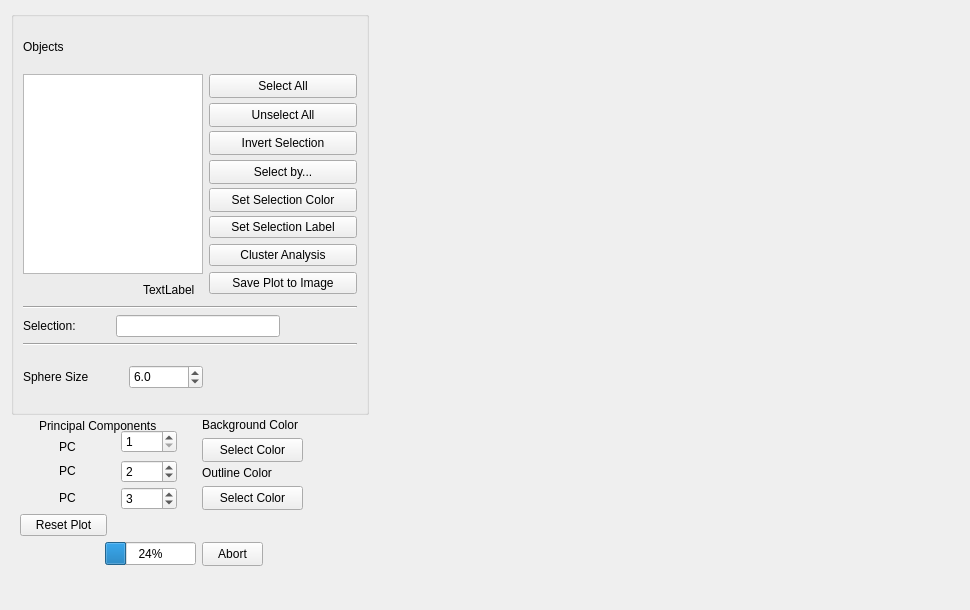
<?xml version="1.0" encoding="UTF-8"?>
<ui version="4.0">
 <class>ScatterPlot3D</class>
 <widget class="QWidget" name="ScatterPlot3D">
  <property name="geometry">
   <rect>
    <x>0</x>
    <y>0</y>
    <width>970</width>
    <height>610</height>
   </rect>
  </property>
  <property name="minimumSize">
   <size>
    <width>970</width>
    <height>610</height>
   </size>
  </property>
  <property name="windowTitle">
   <string>3D Plot</string>
  </property>
  <layout class="QGridLayout" name="gridLayout_13">
   <item row="0" column="0">
    <layout class="QGridLayout" name="gridLayout_12">
     <item row="0" column="0">
      <widget class="QGroupBox" name="groupBox">
       <property name="minimumSize">
        <size>
         <width>358</width>
         <height>404</height>
        </size>
       </property>
       <property name="maximumSize">
        <size>
         <width>358</width>
         <height>404</height>
        </size>
       </property>
       <layout class="QGridLayout" name="gridLayout_8">
        <item row="0" column="0">
         <layout class="QGridLayout" name="gridLayout_7">
          <item row="0" column="0">
           <widget class="QLabel" name="label_6">
            <property name="minimumSize">
             <size>
              <width>20</width>
              <height>15</height>
             </size>
            </property>
            <property name="maximumSize">
             <size>
              <width>121</width>
              <height>15</height>
             </size>
            </property>
            <property name="text">
             <string>Objects</string>
            </property>
           </widget>
          </item>
         </layout>
        </item>
        <item row="2" column="3">
         <spacer name="verticalSpacer">
          <property name="orientation">
           <enum>Qt::Vertical</enum>
          </property>
          <property name="sizeHint" stdset="0">
           <size>
            <width>20</width>
            <height>66</height>
           </size>
          </property>
         </spacer>
        </item>
        <item row="1" column="2" colspan="2">
         <layout class="QGridLayout" name="gridLayout_4">
          <item row="0" column="0">
           <widget class="QPushButton" name="buttonSelectAll">
            <property name="minimumSize">
             <size>
              <width>148</width>
              <height>24</height>
             </size>
            </property>
            <property name="maximumSize">
             <size>
              <width>148</width>
              <height>24</height>
             </size>
            </property>
            <property name="font">
             <font>
              <weight>50</weight>
              <bold>false</bold>
             </font>
            </property>
            <property name="text">
             <string>Select All</string>
            </property>
           </widget>
          </item>
          <item row="3" column="0">
           <widget class="QPushButton" name="buttonSelectBy">
            <property name="minimumSize">
             <size>
              <width>148</width>
              <height>24</height>
             </size>
            </property>
            <property name="maximumSize">
             <size>
              <width>148</width>
              <height>24</height>
             </size>
            </property>
            <property name="font">
             <font>
              <weight>50</weight>
              <bold>false</bold>
             </font>
            </property>
            <property name="text">
             <string>Select by...</string>
            </property>
           </widget>
          </item>
          <item row="1" column="0">
           <widget class="QPushButton" name="buttonUnselectAll">
            <property name="minimumSize">
             <size>
              <width>148</width>
              <height>24</height>
             </size>
            </property>
            <property name="maximumSize">
             <size>
              <width>148</width>
              <height>24</height>
             </size>
            </property>
            <property name="font">
             <font>
              <weight>50</weight>
              <bold>false</bold>
             </font>
            </property>
            <property name="text">
             <string>Unselect All</string>
            </property>
           </widget>
          </item>
          <item row="5" column="0">
           <widget class="QPushButton" name="buttonSetSelectionLabel">
            <property name="maximumSize">
             <size>
              <width>149</width>
              <height>24</height>
             </size>
            </property>
            <property name="text">
             <string>Set Selection Label</string>
            </property>
           </widget>
          </item>
          <item row="4" column="0">
           <widget class="QPushButton" name="buttonSetSelectionStyle">
            <property name="minimumSize">
             <size>
              <width>148</width>
              <height>24</height>
             </size>
            </property>
            <property name="maximumSize">
             <size>
              <width>148</width>
              <height>24</height>
             </size>
            </property>
            <property name="text">
             <string>Set Selection Color</string>
            </property>
           </widget>
          </item>
          <item row="7" column="0">
           <widget class="QPushButton" name="buttonSavePlotToImage">
            <property name="maximumSize">
             <size>
              <width>149</width>
              <height>24</height>
             </size>
            </property>
            <property name="text">
             <string>Save Plot to Image</string>
            </property>
           </widget>
          </item>
          <item row="2" column="0">
           <widget class="QPushButton" name="buttonInvertSelection">
            <property name="minimumSize">
             <size>
              <width>148</width>
              <height>24</height>
             </size>
            </property>
            <property name="maximumSize">
             <size>
              <width>148</width>
              <height>24</height>
             </size>
            </property>
            <property name="font">
             <font>
              <weight>50</weight>
              <bold>false</bold>
             </font>
            </property>
            <property name="text">
             <string>Invert Selection</string>
            </property>
           </widget>
          </item>
          <item row="6" column="0">
           <widget class="QPushButton" name="clusterAnalysisButton">
            <property name="maximumSize">
             <size>
              <width>149</width>
              <height>24</height>
             </size>
            </property>
            <property name="text">
             <string>Cluster Analysis</string>
            </property>
           </widget>
          </item>
         </layout>
        </item>
        <item row="3" column="0" colspan="4">
         <widget class="Line" name="line_2">
          <property name="orientation">
           <enum>Qt::Horizontal</enum>
          </property>
         </widget>
        </item>
        <item row="4" column="0">
         <widget class="QLabel" name="label_2">
          <property name="text">
           <string>Selection:</string>
          </property>
         </widget>
        </item>
        <item row="4" column="1" colspan="2">
         <widget class="QLineEdit" name="SelectedObjectLine"/>
        </item>
        <item row="1" column="0" rowspan="2" colspan="2">
         <layout class="QGridLayout" name="gridLayout_6">
          <item row="0" column="0" colspan="2">
           <widget class="QListView" name="listView">
            <property name="sizePolicy">
             <sizepolicy hsizetype="Expanding" vsizetype="Expanding">
              <horstretch>0</horstretch>
              <verstretch>0</verstretch>
             </sizepolicy>
            </property>
            <property name="minimumSize">
             <size>
              <width>0</width>
              <height>0</height>
             </size>
            </property>
            <property name="maximumSize">
             <size>
              <width>185</width>
              <height>16777215</height>
             </size>
            </property>
            <property name="frameShadow">
             <enum>QFrame::Sunken</enum>
            </property>
            <property name="horizontalScrollBarPolicy">
             <enum>Qt::ScrollBarAsNeeded</enum>
            </property>
            <property name="editTriggers">
             <set>QAbstractItemView::NoEditTriggers</set>
            </property>
            <property name="alternatingRowColors">
             <bool>true</bool>
            </property>
            <property name="selectionMode">
             <enum>QAbstractItemView::MultiSelection</enum>
            </property>
           </widget>
          </item>
          <item row="1" column="0">
           <spacer name="horizontalSpacer_2">
            <property name="maximumSize">
             <size>
              <width>122</width>
              <height>20</height>
             </size>
            </property>
            <property name="orientation">
             <enum>Qt::Horizontal</enum>
            </property>
            <property name="sizeType">
             <enum>QSizePolicy::Fixed</enum>
            </property>
            <property name="sizeHint" stdset="0">
             <size>
              <width>40</width>
              <height>17</height>
             </size>
            </property>
           </spacer>
          </item>
          <item row="1" column="1">
           <widget class="QLabel" name="objectSelected">
            <property name="minimumSize">
             <size>
              <width>60</width>
              <height>20</height>
             </size>
            </property>
            <property name="maximumSize">
             <size>
              <width>16777215</width>
              <height>20</height>
             </size>
            </property>
            <property name="text">
             <string>TextLabel</string>
            </property>
           </widget>
          </item>
         </layout>
        </item>
        <item row="0" column="2" colspan="2">
         <spacer name="horizontalSpacer_3">
          <property name="maximumSize">
           <size>
            <width>153</width>
            <height>42</height>
           </size>
          </property>
          <property name="orientation">
           <enum>Qt::Horizontal</enum>
          </property>
          <property name="sizeHint" stdset="0">
           <size>
            <width>157</width>
            <height>20</height>
           </size>
          </property>
         </spacer>
        </item>
        <item row="5" column="0" colspan="4">
         <widget class="Line" name="line">
          <property name="minimumSize">
           <size>
            <width>325</width>
            <height>3</height>
           </size>
          </property>
          <property name="maximumSize">
           <size>
            <width>344</width>
            <height>3</height>
           </size>
          </property>
          <property name="orientation">
           <enum>Qt::Horizontal</enum>
          </property>
         </widget>
        </item>
        <item row="6" column="0" colspan="2">
         <layout class="QGridLayout" name="gridLayout">
          <item row="0" column="0">
           <widget class="QLabel" name="label_4">
            <property name="sizePolicy">
             <sizepolicy hsizetype="Expanding" vsizetype="Fixed">
              <horstretch>0</horstretch>
              <verstretch>0</verstretch>
             </sizepolicy>
            </property>
            <property name="minimumSize">
             <size>
              <width>74</width>
              <height>15</height>
             </size>
            </property>
            <property name="maximumSize">
             <size>
              <width>156</width>
              <height>15</height>
             </size>
            </property>
            <property name="font">
             <font>
              <weight>50</weight>
              <bold>false</bold>
             </font>
            </property>
            <property name="text">
             <string>Sphere Size</string>
            </property>
           </widget>
          </item>
          <item row="0" column="1">
           <widget class="QDoubleSpinBox" name="actionSymbolSize">
            <property name="minimumSize">
             <size>
              <width>74</width>
              <height>24</height>
             </size>
            </property>
            <property name="maximumSize">
             <size>
              <width>74</width>
              <height>24</height>
             </size>
            </property>
            <property name="decimals">
             <number>1</number>
            </property>
            <property name="minimum">
             <double>0.000000000000000</double>
            </property>
            <property name="maximum">
             <double>999999999.000000000000000</double>
            </property>
            <property name="value">
             <double>6.000000000000000</double>
            </property>
           </widget>
          </item>
         </layout>
        </item>
        <item row="6" column="2" colspan="2">
         <spacer name="horizontalSpacer">
          <property name="maximumSize">
           <size>
            <width>100</width>
            <height>51</height>
           </size>
          </property>
          <property name="orientation">
           <enum>Qt::Horizontal</enum>
          </property>
          <property name="sizeType">
           <enum>QSizePolicy::Fixed</enum>
          </property>
          <property name="sizeHint" stdset="0">
           <size>
            <width>100</width>
            <height>20</height>
           </size>
          </property>
         </spacer>
        </item>
       </layout>
      </widget>
     </item>
     <item row="1" column="0">
      <widget class="QWidget" name="widget" native="true">
       <property name="maximumSize">
        <size>
         <width>346</width>
         <height>166</height>
        </size>
       </property>
       <layout class="QGridLayout" name="gridLayout_11">
        <item row="0" column="0" rowspan="2" colspan="3">
         <layout class="QGridLayout" name="gridLayout_10">
          <item row="0" column="0" rowspan="2" colspan="2">
           <widget class="QLabel" name="label_10">
            <property name="sizePolicy">
             <sizepolicy hsizetype="Expanding" vsizetype="Fixed">
              <horstretch>0</horstretch>
              <verstretch>0</verstretch>
             </sizepolicy>
            </property>
            <property name="minimumSize">
             <size>
              <width>0</width>
              <height>15</height>
             </size>
            </property>
            <property name="maximumSize">
             <size>
              <width>323</width>
              <height>15</height>
             </size>
            </property>
            <property name="text">
             <string>Principal Components</string>
            </property>
            <property name="alignment">
             <set>Qt::AlignLeading|Qt::AlignLeft|Qt::AlignVCenter</set>
            </property>
           </widget>
          </item>
          <item row="1" column="1" rowspan="2">
           <widget class="QSpinBox" name="valXaxis">
            <property name="minimumSize">
             <size>
              <width>56</width>
              <height>23</height>
             </size>
            </property>
            <property name="maximumSize">
             <size>
              <width>56</width>
              <height>23</height>
             </size>
            </property>
            <property name="minimum">
             <number>1</number>
            </property>
           </widget>
          </item>
          <item row="2" column="0">
           <widget class="QLabel" name="valXaxis_name">
            <property name="minimumSize">
             <size>
              <width>57</width>
              <height>15</height>
             </size>
            </property>
            <property name="maximumSize">
             <size>
              <width>57</width>
              <height>15</height>
             </size>
            </property>
            <property name="text">
             <string>PC</string>
            </property>
            <property name="alignment">
             <set>Qt::AlignCenter</set>
            </property>
           </widget>
          </item>
          <item row="3" column="0">
           <widget class="QLabel" name="valYaxis_name">
            <property name="minimumSize">
             <size>
              <width>57</width>
              <height>15</height>
             </size>
            </property>
            <property name="maximumSize">
             <size>
              <width>57</width>
              <height>15</height>
             </size>
            </property>
            <property name="text">
             <string>PC</string>
            </property>
            <property name="alignment">
             <set>Qt::AlignCenter</set>
            </property>
           </widget>
          </item>
          <item row="3" column="1">
           <widget class="QSpinBox" name="valYaxis">
            <property name="minimumSize">
             <size>
              <width>56</width>
              <height>23</height>
             </size>
            </property>
            <property name="maximumSize">
             <size>
              <width>56</width>
              <height>23</height>
             </size>
            </property>
            <property name="minimum">
             <number>1</number>
            </property>
            <property name="value">
             <number>2</number>
            </property>
           </widget>
          </item>
          <item row="4" column="0">
           <widget class="QLabel" name="valZaxis_name">
            <property name="minimumSize">
             <size>
              <width>57</width>
              <height>15</height>
             </size>
            </property>
            <property name="maximumSize">
             <size>
              <width>57</width>
              <height>15</height>
             </size>
            </property>
            <property name="text">
             <string>PC</string>
            </property>
            <property name="alignment">
             <set>Qt::AlignCenter</set>
            </property>
           </widget>
          </item>
          <item row="4" column="1">
           <widget class="QSpinBox" name="valZaxis">
            <property name="minimumSize">
             <size>
              <width>56</width>
              <height>23</height>
             </size>
            </property>
            <property name="maximumSize">
             <size>
              <width>56</width>
              <height>23</height>
             </size>
            </property>
            <property name="minimum">
             <number>1</number>
            </property>
            <property name="value">
             <number>3</number>
            </property>
           </widget>
          </item>
         </layout>
        </item>
        <item row="0" column="3" colspan="2">
         <layout class="QGridLayout" name="gridLayout_9">
          <item row="0" column="0">
           <widget class="QLabel" name="label">
            <property name="maximumSize">
             <size>
              <width>16777215</width>
              <height>15</height>
             </size>
            </property>
            <property name="text">
             <string>Background Color</string>
            </property>
           </widget>
          </item>
          <item row="1" column="0">
           <layout class="QGridLayout" name="gridLayout_2">
            <item row="0" column="0">
             <widget class="QPushButton" name="actionBackgroundSelectColor">
              <property name="minimumSize">
               <size>
                <width>101</width>
                <height>24</height>
               </size>
              </property>
              <property name="maximumSize">
               <size>
                <width>105</width>
                <height>24</height>
               </size>
              </property>
              <property name="text">
               <string>Select Color</string>
              </property>
             </widget>
            </item>
            <item row="0" column="1">
             <widget class="QLabel" name="backgroundColorLabel">
              <property name="minimumSize">
               <size>
                <width>48</width>
                <height>15</height>
               </size>
              </property>
              <property name="maximumSize">
               <size>
                <width>48</width>
                <height>15</height>
               </size>
              </property>
              <property name="text">
               <string/>
              </property>
             </widget>
            </item>
           </layout>
          </item>
         </layout>
        </item>
        <item row="1" column="3" colspan="2">
         <layout class="QGridLayout" name="gridLayout_5">
          <item row="0" column="0">
           <widget class="QLabel" name="label_5">
            <property name="maximumSize">
             <size>
              <width>105</width>
              <height>15</height>
             </size>
            </property>
            <property name="text">
             <string>Outline Color</string>
            </property>
           </widget>
          </item>
          <item row="1" column="0">
           <layout class="QGridLayout" name="gridLayout_3">
            <item row="0" column="0">
             <widget class="QPushButton" name="actionOutlineSelectColor">
              <property name="minimumSize">
               <size>
                <width>101</width>
                <height>24</height>
               </size>
              </property>
              <property name="maximumSize">
               <size>
                <width>105</width>
                <height>24</height>
               </size>
              </property>
              <property name="text">
               <string>Select Color</string>
              </property>
             </widget>
            </item>
            <item row="0" column="1">
             <widget class="QLabel" name="outlineColorLabel">
              <property name="minimumSize">
               <size>
                <width>48</width>
                <height>14</height>
               </size>
              </property>
              <property name="maximumSize">
               <size>
                <width>48</width>
                <height>15</height>
               </size>
              </property>
              <property name="text">
               <string/>
              </property>
             </widget>
            </item>
           </layout>
          </item>
         </layout>
        </item>
        <item row="2" column="0" colspan="2">
         <widget class="QPushButton" name="resetbutton">
          <property name="sizePolicy">
           <sizepolicy hsizetype="Fixed" vsizetype="Fixed">
            <horstretch>0</horstretch>
            <verstretch>0</verstretch>
           </sizepolicy>
          </property>
          <property name="maximumSize">
           <size>
            <width>87</width>
            <height>24</height>
           </size>
          </property>
          <property name="text">
           <string>Reset Plot</string>
          </property>
         </widget>
        </item>
        <item row="2" column="2" colspan="3">
         <spacer name="horizontalSpacer_4">
          <property name="maximumSize">
           <size>
            <width>247</width>
            <height>20</height>
           </size>
          </property>
          <property name="orientation">
           <enum>Qt::Horizontal</enum>
          </property>
          <property name="sizeType">
           <enum>QSizePolicy::Fixed</enum>
          </property>
          <property name="sizeHint" stdset="0">
           <size>
            <width>247</width>
            <height>20</height>
           </size>
          </property>
         </spacer>
        </item>
        <item row="3" column="0">
         <spacer name="horizontalSpacer_5">
          <property name="maximumSize">
           <size>
            <width>40</width>
            <height>24</height>
           </size>
          </property>
          <property name="orientation">
           <enum>Qt::Horizontal</enum>
          </property>
          <property name="sizeType">
           <enum>QSizePolicy::Expanding</enum>
          </property>
          <property name="sizeHint" stdset="0">
           <size>
            <width>37</width>
            <height>20</height>
           </size>
          </property>
         </spacer>
        </item>
        <item row="3" column="1" colspan="2">
         <widget class="QProgressBar" name="progressBar">
          <property name="maximumSize">
           <size>
            <width>115</width>
            <height>23</height>
           </size>
          </property>
          <property name="value">
           <number>24</number>
          </property>
         </widget>
        </item>
        <item row="3" column="3">
         <widget class="QPushButton" name="abortButton">
          <property name="maximumSize">
           <size>
            <width>61</width>
            <height>24</height>
           </size>
          </property>
          <property name="text">
           <string>Abort</string>
          </property>
         </widget>
        </item>
        <item row="3" column="4">
         <spacer name="horizontalSpacer_6">
          <property name="maximumSize">
           <size>
            <width>93</width>
            <height>23</height>
           </size>
          </property>
          <property name="orientation">
           <enum>Qt::Horizontal</enum>
          </property>
          <property name="sizeHint" stdset="0">
           <size>
            <width>90</width>
            <height>20</height>
           </size>
          </property>
         </spacer>
        </item>
       </layout>
      </widget>
     </item>
    </layout>
   </item>
   <item row="0" column="1" rowspan="2">
    <widget class="QVTKWidget" name="qvtkWidget" native="true">
     <property name="sizePolicy">
      <sizepolicy hsizetype="Expanding" vsizetype="Expanding">
       <horstretch>0</horstretch>
       <verstretch>0</verstretch>
      </sizepolicy>
     </property>
     <property name="minimumSize">
      <size>
       <width>600</width>
       <height>600</height>
      </size>
     </property>
    </widget>
   </item>
   <item row="1" column="0">
    <spacer name="verticalSpacer_5">
     <property name="maximumSize">
      <size>
       <width>20</width>
       <height>22</height>
      </size>
     </property>
     <property name="orientation">
      <enum>Qt::Vertical</enum>
     </property>
     <property name="sizeHint" stdset="0">
      <size>
       <width>17</width>
       <height>19</height>
      </size>
     </property>
    </spacer>
   </item>
  </layout>
  <action name="actionExit">
   <property name="text">
    <string>Exit</string>
   </property>
   <property name="toolTip">
    <string>Exit</string>
   </property>
  </action>
 </widget>
 <customwidgets>
  <customwidget>
   <class>QVTKWidget</class>
   <extends>QWidget</extends>
   <header>QVTKWidget.h</header>
  </customwidget>
 </customwidgets>
 <resources/>
 <connections/>
</ui>
